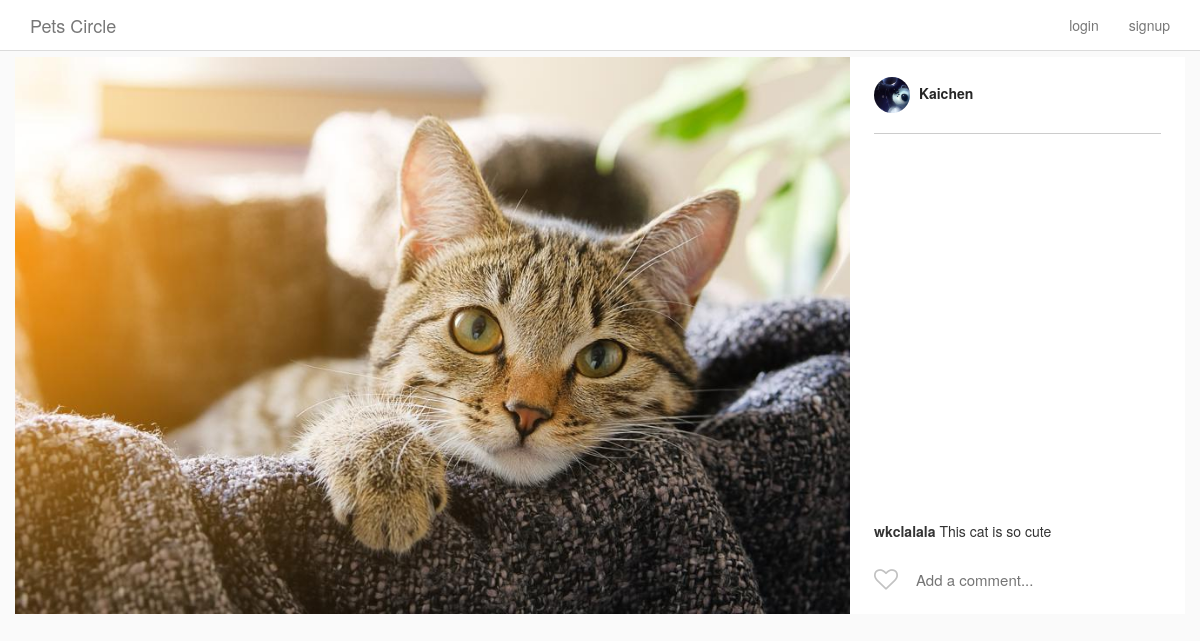
The app's page /post/2/ with its own data.
### instagram/models.py (models this page shows, shortened)
class Post(models.Model):
    author = models.ForeignKey(
        instagramUser,
        on_delete = models.CASCADE,
        related_name = 'my_posts'
    )
    title = models.TextField(blank=True, null=True)
    image = ProcessedImageField(
        upload_to='static/images/posts',
        format='JPEG',
        options={'quality':100},
        blank=True,
        null=True
    )
    posted_on = models.DateTimeField(
        auto_now_add=True,
        editable=False,
    )
    def get_like_count(self):
        return self.likes.count()

class instagramUser(AbstractUser):
    profile_pic = ProcessedImageField(
        upload_to='static/images/profiles',
        format='JPEG',
        options={'quality':100},
        blank=True,
        null=True
    )

class Comment(models.Model):
    post = models.ForeignKey(Post, on_delete=models.CASCADE, related_name='comments',)
    user = models.ForeignKey(instagramUser, on_delete=models.CASCADE)
    comment = models.CharField(max_length=100)
    posted_on = models.DateTimeField(auto_now_add=True, editable=False)

### instagram/views.py (the view)
# urls.py: path('post/<int:pk>/', PostDetailView.as_view(), name = 'Detail Post'),
class PostDetailView(DetailView):
    model = Post
    template_name = 'post_detail.html'

### instagram/templatetags/custom_tags.py (called while the page is built)
@register.simple_tag
def has_user_liked_post(post, user):
    try:
        like = Like.objects.get(post=post, user=user)
        return "fa-heart"
    except:
        return "fa-heart-o"

### templates/post_detail.html (shortened to what this page needs)
{% extends "base.html" %}
{% load custom_tags %}
{% block content %}
<div class="row single-post">
    <div class="single-post-card view-update {{ object.pk }}">
        <div class="header">
            <a href="{% url 'Detail User' object.author.id %}">
                {% if object.author.profile_pic %}
                    <img class="picture-circle--medium" src="/{{object.author.profile_pic}}">
                {% endif %}
                {{ object.author.username }}
            </a>
        </div>
        <div class="image__wrapper">
            <img class="card__main-image" src="/{{object.image}}">
        </div>
        <div class="comments-portion">
            <div class="likes-timestamp-row">
                <ul class="comment-list">
                    {% for comment in post.comments.all %}
                    <li class="comment-list__comment">
                        <a href="{% url 'Detail User' comment.user.pk %}" class="user">
                            {{ comment.user.username }}
                        </a>
                        <span class="comment">{{ comment.comment }}</span>
                    </li>
                    {% endfor %}
                </ul>
            </div>
            <section class = "input-row">
                <i class="fa {% has_user_liked_post post user %} submit-like" aria-hidden="true"></i>
                <div class="comment-input-wrapper">
                    <input class="add-comment" type="text" placeholder="Add a comment...">
                </div>
            </section>
        </div>
    </div>
</div>
{% endblock content %}

### static/css/style.css (style rules this page uses)
html { height: 100%; }
body { min-height: 100%; background-color: #fafafa; }
.picture-circle, .picture-circle--medium, .picture-circle--small { border-radius: 100%; width: 150px; height: 150px; }
.picture-circle--medium { width: 36px; height: 36px; }
.card__main-image { max-width: 100%; max-height: 600px; height: auto; margin: 0 auto; display: block; }
.comment-list { list-style: none; margin: 0; padding: 0; }
.comment-list__comment { margin-top: 5px; margin-bottom: 5px; }
.comment-list__comment .user { color: #333; font-weight: bold; }
.likes-timestamp-row { margin-top: 15px; }
.single-post-card { display: flex; align-items: stretch; box-sizing: border-box; flex-direction: column; flex-shrink: 0; padding-right: 335px; width: 100%; position: relative; background-color: #fff; }
.single-post-card .header, .single-post-card .comments-portion { display: flex; flex-shrink: 0; }
.single-post-card .header { border-bottom: 1px solid #ccc; padding: 20px 0; flex-direction: row; position: absolute; top: 0; right: 24px; width: 287px; display: flex; align-items: center; }
.single-post-card .header img { margin-right: 5px; }
.single-post-card .header a { color: #262626; font-weight: bold; }
.single-post-card .comments-portion { position: absolute; bottom: 0; right: 0; width: 335px; padding: 0 24px; flex-direction: column; }
.input-row { position: relative; display: flex; align-items: center; height: 68px; padding-left: 40px; }
.input-row .submit-like { cursor: pointer; position: absolute; top: 32%; left: 0; color: #C2C2C2; font-size: 24px; }
.input-row .comment-input-wrapper { display: inline-block; color: #262626; font-size: 15px; width: 100%; }
.input-row .comment-input-wrapper input { width: 100%; border: none; outline: none; }

### records on screen
Post: author.profile_pic (picture), author.username "Kaichen", image (picture)
Comment: user.username "wkclalala", comment "This cat is so cute"
